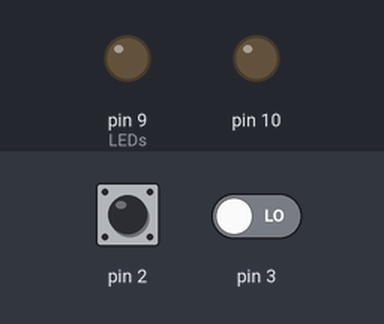
A sketch run on a simulated Arduino Uno, built with avr-gcc and run on an emulated ATmega328P. On the bench: output pins drawn as LEDs (lit = HIGH). Inputs (shaded band) come from the test bench; at power-on: pin 2 LOW, pin 3 LOW.

Above: at 1.2 s.
1.3 s: pin 2 driven HIGH
At 2.0 s:
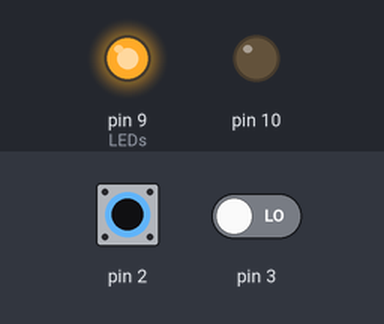
2.8 s: pin 3 driven HIGH
At 3.2 s:
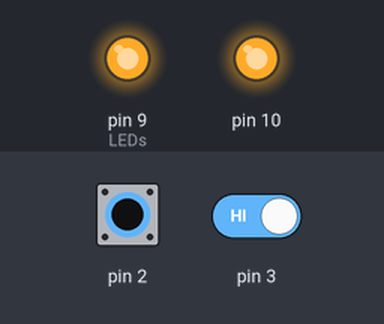
4.3 s: pin 2 pulsed LOW 5 times (0.12 s each, 0.3 s apart)
At 6.0 s:
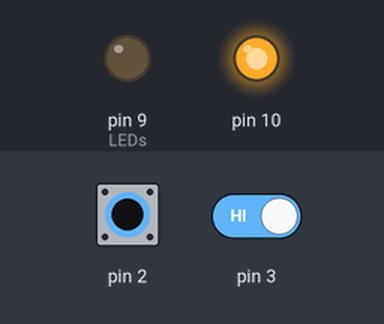
Timing chart, 0 to 7.5 s (numbered marks = the images above; inputs shaded):
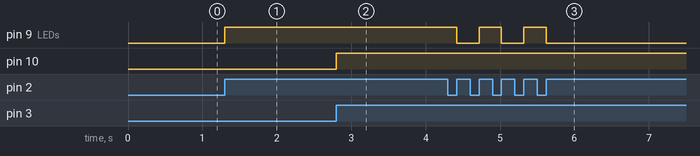

The sketch:

nano_direct_hardware.ino
```cpp
void setup() {
  DDRB |= (1 << DDB1) | (1 << DDB2); // Set LEDs as output
  SREG = (0 << 7); // Turn off interrupts while setting up registers
  SMCR |= 1; // Set to idle mode to wait for interrupts
  EICRA |= (1 << ISC01) | (1 << ISC00) | (1 << ISC11) | (1 << ISC10); // Set button pins' interrupts for rising edge
  EIMSK |= (1 << INT0) | (1 << INT1); // Enable interrupt for PD2 & PD3 (button pins)
  SREG = (1 << 7); // Turn on interrupts again
}

void loop() {}

// ISR
ISR(INT0_vect) {
  PORTB ^= (1 << DDB1);
}

ISR(INT1_vect) {
  PORTB ^= (1 << DDB2);
}
```

Measured:
- after the input at 1.3 s, pin 9 (LEDs): LOW → HIGH at once
- after the input at 2.8 s, pin 10: LOW → HIGH at once
- after the input at 4.3 s, pin 9 (LEDs): alternates HIGH for 0.30 s and LOW for 0.30 s, 5 changes in all, then stays LOW, starting after 0.12 s
